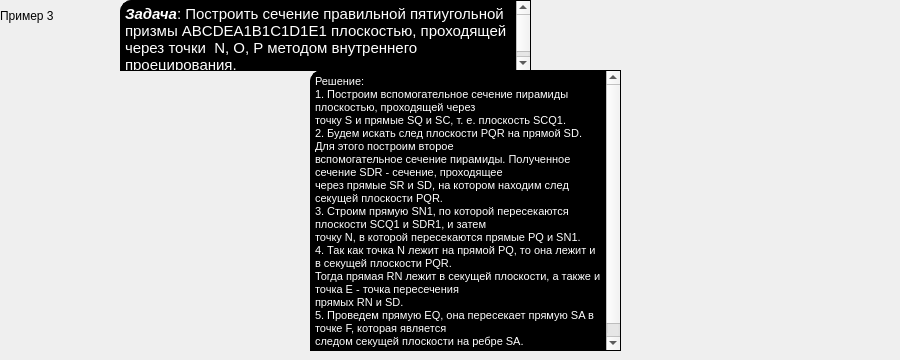
     <widget class="QWidget" name="page_4">
      <widget class="QLabel" name="label_6">
       <property name="geometry">
        <rect>
         <x>0</x>
         <y>0</y>
         <width>111</width>
         <height>31</height>
        </rect>
       </property>
       <property name="styleSheet">
        <string notr="true">
font: 18pt &quot;MS Sans Serif&quot;;</string>
       </property>
       <property name="text">
        <string>Пример 3</string>
       </property>
      </widget>
      <widget class="QLabel" name="label_9">
       <property name="geometry">
        <rect>
         <x>10</x>
         <y>80</y>
         <width>291</width>
         <height>241</height>
        </rect>
       </property>
       <property name="styleSheet">
        <string notr="true">background-image: url(:/newPrefix2/призма 21.png);</string>
       </property>
       <property name="text">
        <string/>
       </property>
      </widget>
      <widget class="QLabel" name="label_10">
       <property name="geometry">
        <rect>
         <x>630</x>
         <y>70</y>
         <width>261</width>
         <height>251</height>
        </rect>
       </property>
       <property name="styleSheet">
        <string notr="true">background-image: url(:/newPrefix2/призма 22.png);</string>
       </property>
       <property name="text">
        <string/>
       </property>
      </widget>
      <widget class="QTextBrowser" name="textBrowser_5">
       <property name="geometry">
        <rect>
         <x>120</x>
         <y>0</y>
         <width>411</width>
         <height>71</height>
        </rect>
       </property>
       <property name="styleSheet">
        <string notr="true">QTextBrowser{
font: 12pt &quot;MS Sans Serif&quot;;
color: white;
border: 1px solid black;
border-top-left-radius: 11px;
background: black;
font-weight: 3;
text-transform: capitalize;
font-size: 25;
color: white;
}</string>
       </property>
       <property name="html">
        <string>&lt;!DOCTYPE HTML PUBLIC &quot;-//W3C//DTD HTML 4.0//EN&quot; &quot;http://www.w3.org/TR/REC-html40/strict.dtd&quot;&gt;
&lt;html&gt;&lt;head&gt;&lt;meta name=&quot;qrichtext&quot; content=&quot;1&quot; /&gt;&lt;style type=&quot;text/css&quot;&gt;
p, li { white-space: pre-wrap; }
&lt;/style&gt;&lt;/head&gt;&lt;body style=&quot; font-family:'MS Sans Serif'; font-size:12pt; font-weight:0; font-style:normal;&quot;&gt;
&lt;p style=&quot; margin-top:0px; margin-bottom:0px; margin-left:0px; margin-right:0px; -qt-block-indent:0; text-indent:0px;&quot;&gt;&lt;span style=&quot; font-family:'Calibri'; font-size:11pt; font-weight:600; font-style:italic; color:#ffffff;&quot;&gt;Задача&lt;/span&gt;&lt;span style=&quot; font-family:'Calibri'; font-size:11pt; color:#ffffff;&quot;&gt;: Построить сечение правильной пятиугольной призмы ABCDEA1B1C1D1E1 плоскостью, проходящей через точки  N, O, P методом внутреннего проецирования.&lt;/span&gt;&lt;span style=&quot; font-size:11pt; color:#ffffff;&quot;&gt; &lt;/span&gt;&lt;/p&gt;&lt;/body&gt;&lt;/html&gt;</string>
       </property>
      </widget>
      <widget class="QTextBrowser" name="textBrowser_6">
       <property name="geometry">
        <rect>
         <x>310</x>
         <y>70</y>
         <width>311</width>
         <height>281</height>
        </rect>
       </property>
       <property name="styleSheet">
        <string notr="true">QTextBrowser{
color: white;
border: 1px solid black;
border-top-left-radius: 11px;
background: black;
font-weight: 3;
text-transform: capitalize;
font-size: 25;
color: white;
}</string>
       </property>
       <property name="html">
        <string>&lt;!DOCTYPE HTML PUBLIC &quot;-//W3C//DTD HTML 4.0//EN&quot; &quot;http://www.w3.org/TR/REC-html40/strict.dtd&quot;&gt;
&lt;html&gt;&lt;head&gt;&lt;meta name=&quot;qrichtext&quot; content=&quot;1&quot; /&gt;&lt;style type=&quot;text/css&quot;&gt;
p, li { white-space: pre-wrap; }
&lt;/style&gt;&lt;/head&gt;&lt;body style=&quot; font-family:'MS Shell Dlg 2'; font-size:8.25pt; font-weight:0; font-style:normal;&quot;&gt;
&lt;p style=&quot; margin-top:0px; margin-bottom:0px; margin-left:0px; margin-right:0px; -qt-block-indent:0; text-indent:0px;&quot;&gt;&lt;span style=&quot; color:#ffffff;&quot;&gt;Решение:&lt;/span&gt;&lt;/p&gt;
&lt;p style=&quot; margin-top:0px; margin-bottom:0px; margin-left:0px; margin-right:0px; -qt-block-indent:0; text-indent:0px;&quot;&gt;1. Построим вспомогательное сечение пирамиды плоскостью, проходящей через&lt;/p&gt;
&lt;p style=&quot; margin-top:0px; margin-bottom:0px; margin-left:0px; margin-right:0px; -qt-block-indent:0; text-indent:0px;&quot;&gt;точку S и прямые SQ и SC, т. е. плоскость SCQ1.&lt;/p&gt;
&lt;p style=&quot; margin-top:0px; margin-bottom:0px; margin-left:0px; margin-right:0px; -qt-block-indent:0; text-indent:0px;&quot;&gt;2. Будем искать след плоскости PQR на прямой SD. Для этого построим второе&lt;/p&gt;
&lt;p style=&quot; margin-top:0px; margin-bottom:0px; margin-left:0px; margin-right:0px; -qt-block-indent:0; text-indent:0px;&quot;&gt;вспомогательное сечение пирамиды. Полученное сечение SDR - сечение, проходящее&lt;/p&gt;
&lt;p style=&quot; margin-top:0px; margin-bottom:0px; margin-left:0px; margin-right:0px; -qt-block-indent:0; text-indent:0px;&quot;&gt;через прямые SR и SD, на котором находим след секущей плоскости PQR.&lt;/p&gt;
&lt;p style=&quot; margin-top:0px; margin-bottom:0px; margin-left:0px; margin-right:0px; -qt-block-indent:0; text-indent:0px;&quot;&gt;3. Строим прямую SN1, по которой пересекаются плоскости SCQ1 и SDR1, и затем&lt;/p&gt;
&lt;p style=&quot; margin-top:0px; margin-bottom:0px; margin-left:0px; margin-right:0px; -qt-block-indent:0; text-indent:0px;&quot;&gt;точку N, в которой пересекаются прямые PQ и SN1.&lt;/p&gt;
&lt;p style=&quot; margin-top:0px; margin-bottom:0px; margin-left:0px; margin-right:0px; -qt-block-indent:0; text-indent:0px;&quot;&gt;4. Так как точка N лежит на прямой PQ, то она лежит и в секущей плоскости PQR.&lt;/p&gt;
&lt;p style=&quot; margin-top:0px; margin-bottom:0px; margin-left:0px; margin-right:0px; -qt-block-indent:0; text-indent:0px;&quot;&gt;Тогда прямая RN лежит в секущей плоскости, а также и точка Е - точка пересечения&lt;/p&gt;
&lt;p style=&quot; margin-top:0px; margin-bottom:0px; margin-left:0px; margin-right:0px; -qt-block-indent:0; text-indent:0px;&quot;&gt;прямых RN и SD.&lt;/p&gt;
&lt;p style=&quot; margin-top:0px; margin-bottom:0px; margin-left:0px; margin-right:0px; -qt-block-indent:0; text-indent:0px;&quot;&gt;5. Проведем прямую EQ, она пересекает прямую SA в точке F, которая является&lt;/p&gt;
&lt;p style=&quot; margin-top:0px; margin-bottom:0px; margin-left:0px; margin-right:0px; -qt-block-indent:0; text-indent:0px;&quot;&gt;следом секущей плоскости на ребре SA.&lt;/p&gt;
&lt;p style=&quot; margin-top:0px; margin-bottom:0px; margin-left:0px; margin-right:0px; -qt-block-indent:0; text-indent:0px;&quot;&gt;Многоугольник EFKP - искомое сечение.&lt;/p&gt;&lt;/body&gt;&lt;/html&gt;</string>
       </property>
      </widget>
     </widget>
